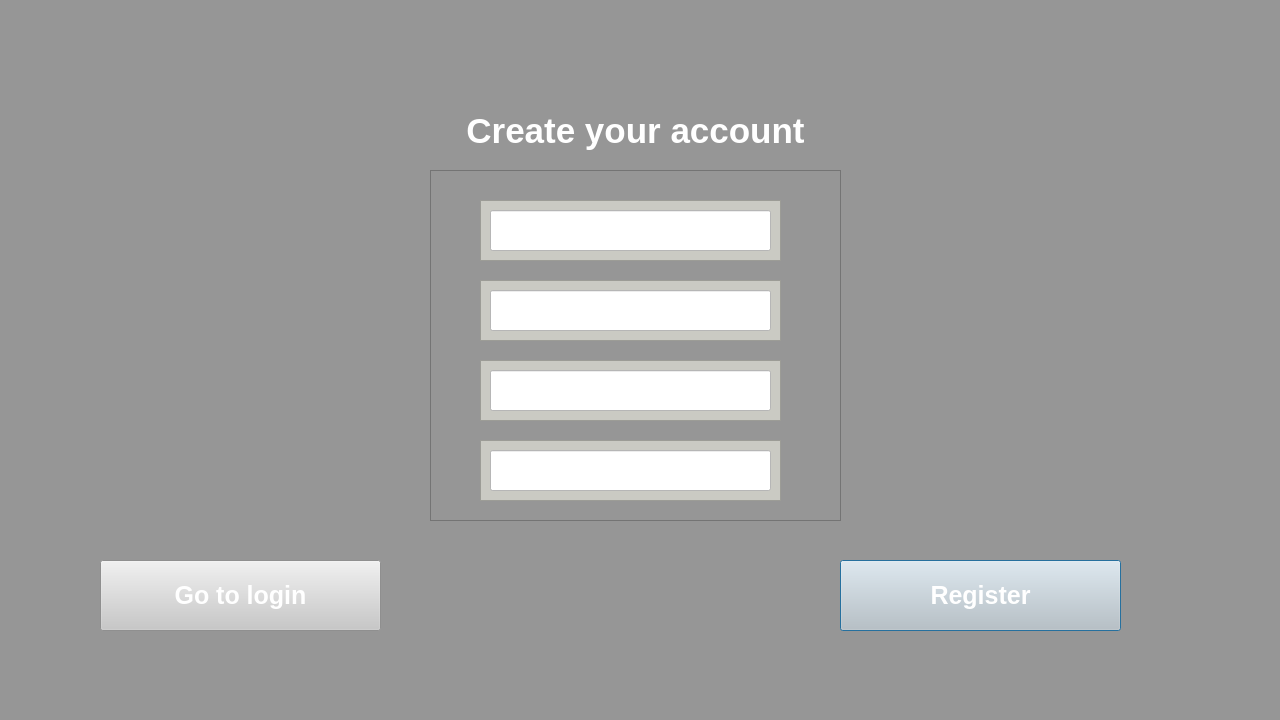
<?xml version="1.0" encoding="UTF-8"?>
<ui version="4.0">
 <class>Dialog</class>
 <widget class="QDialog" name="Dialog">
  <property name="geometry">
   <rect>
    <x>0</x>
    <y>0</y>
    <width>1280</width>
    <height>720</height>
   </rect>
  </property>
  <property name="sizePolicy">
   <sizepolicy hsizetype="Preferred" vsizetype="Preferred">
    <horstretch>0</horstretch>
    <verstretch>0</verstretch>
   </sizepolicy>
  </property>
  <property name="minimumSize">
   <size>
    <width>1280</width>
    <height>720</height>
   </size>
  </property>
  <property name="maximumSize">
   <size>
    <width>1280</width>
    <height>720</height>
   </size>
  </property>
  <property name="baseSize">
   <size>
    <width>1280</width>
    <height>720</height>
   </size>
  </property>
  <property name="windowTitle">
   <string>Dialog</string>
  </property>
  <property name="autoFillBackground">
   <bool>false</bool>
  </property>
  <property name="styleSheet">
   <string notr="true">background-color: rgb(150, 150, 150);</string>
  </property>
  <widget class="QLabel" name="label">
   <property name="geometry">
    <rect>
     <x>390</x>
     <y>90</y>
     <width>491</width>
     <height>81</height>
    </rect>
   </property>
   <property name="styleSheet">
    <string notr="true">font-size: 35px; 
font-weight: bold;
font-familty: Tahoma;
color: white;
</string>
   </property>
   <property name="text">
    <string>Create your account</string>
   </property>
   <property name="alignment">
    <set>Qt::AlignCenter</set>
   </property>
  </widget>
  <widget class="QFrame" name="frame_5">
   <property name="geometry">
    <rect>
     <x>430</x>
     <y>170</y>
     <width>411</width>
     <height>351</height>
    </rect>
   </property>
   <property name="frameShape">
    <enum>QFrame::StyledPanel</enum>
   </property>
   <property name="frameShadow">
    <enum>QFrame::Raised</enum>
   </property>
   <widget class="QFrame" name="frame">
    <property name="geometry">
     <rect>
      <x>50</x>
      <y>30</y>
      <width>301</width>
      <height>61</height>
     </rect>
    </property>
    <property name="styleSheet">
     <string notr="true">background-color: rgb(202, 202, 195)</string>
    </property>
    <property name="frameShape">
     <enum>QFrame::StyledPanel</enum>
    </property>
    <property name="frameShadow">
     <enum>QFrame::Raised</enum>
    </property>
    <widget class="QLineEdit" name="Name">
     <property name="geometry">
      <rect>
       <x>10</x>
       <y>10</y>
       <width>281</width>
       <height>41</height>
      </rect>
     </property>
     <property name="styleSheet">
      <string notr="true">background-color: white;</string>
     </property>
     <property name="text">
      <string/>
     </property>
    </widget>
   </widget>
   <widget class="QFrame" name="frame_2">
    <property name="geometry">
     <rect>
      <x>50</x>
      <y>110</y>
      <width>301</width>
      <height>61</height>
     </rect>
    </property>
    <property name="styleSheet">
     <string notr="true">background-color: rgb(202, 202, 195)</string>
    </property>
    <property name="frameShape">
     <enum>QFrame::StyledPanel</enum>
    </property>
    <property name="frameShadow">
     <enum>QFrame::Raised</enum>
    </property>
    <widget class="QLineEdit" name="Username">
     <property name="geometry">
      <rect>
       <x>10</x>
       <y>10</y>
       <width>281</width>
       <height>41</height>
      </rect>
     </property>
     <property name="styleSheet">
      <string notr="true">background-color: white;</string>
     </property>
    </widget>
   </widget>
   <widget class="QFrame" name="frame_3">
    <property name="geometry">
     <rect>
      <x>50</x>
      <y>190</y>
      <width>301</width>
      <height>61</height>
     </rect>
    </property>
    <property name="styleSheet">
     <string notr="true">background-color: rgb(202, 202, 195)</string>
    </property>
    <property name="frameShape">
     <enum>QFrame::StyledPanel</enum>
    </property>
    <property name="frameShadow">
     <enum>QFrame::Raised</enum>
    </property>
    <widget class="QLineEdit" name="Password">
     <property name="geometry">
      <rect>
       <x>10</x>
       <y>10</y>
       <width>281</width>
       <height>41</height>
      </rect>
     </property>
     <property name="styleSheet">
      <string notr="true">background-color: white;</string>
     </property>
    </widget>
   </widget>
   <widget class="QFrame" name="frame_4">
    <property name="geometry">
     <rect>
      <x>50</x>
      <y>270</y>
      <width>301</width>
      <height>61</height>
     </rect>
    </property>
    <property name="styleSheet">
     <string notr="true">background-color: rgb(202, 202, 195)</string>
    </property>
    <property name="frameShape">
     <enum>QFrame::StyledPanel</enum>
    </property>
    <property name="frameShadow">
     <enum>QFrame::Raised</enum>
    </property>
    <widget class="QLineEdit" name="RepeatPassword">
     <property name="geometry">
      <rect>
       <x>10</x>
       <y>10</y>
       <width>281</width>
       <height>41</height>
      </rect>
     </property>
     <property name="styleSheet">
      <string notr="true">background-color: white;</string>
     </property>
    </widget>
   </widget>
  </widget>
  <widget class="QPushButton" name="Register_Button">
   <property name="geometry">
    <rect>
     <x>840</x>
     <y>560</y>
     <width>281</width>
     <height>71</height>
    </rect>
   </property>
   <property name="styleSheet">
    <string notr="true">font-size: 25px; 
font-weight: bold;font-familty: Tahoma;
color: white;
background-color:rgb(200, 200, 200)</string>
   </property>
   <property name="text">
    <string>Register</string>
   </property>
  </widget>
  <widget class="QPushButton" name="pushButton_2">
   <property name="geometry">
    <rect>
     <x>100</x>
     <y>560</y>
     <width>281</width>
     <height>71</height>
    </rect>
   </property>
   <property name="styleSheet">
    <string notr="true">font-size: 25px; 
font-weight: bold;font-familty: Tahoma;
color: white;
background-color:rgb(200, 200, 200)</string>
   </property>
   <property name="text">
    <string>Go to login</string>
   </property>
  </widget>
 </widget>
 <resources/>
 <connections/>
</ui>
